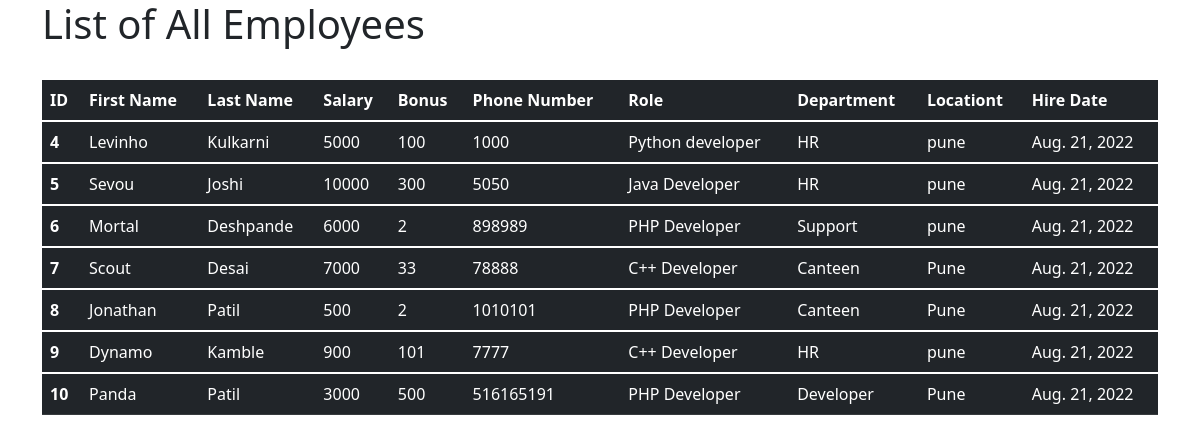
Before: /view with the older database file.
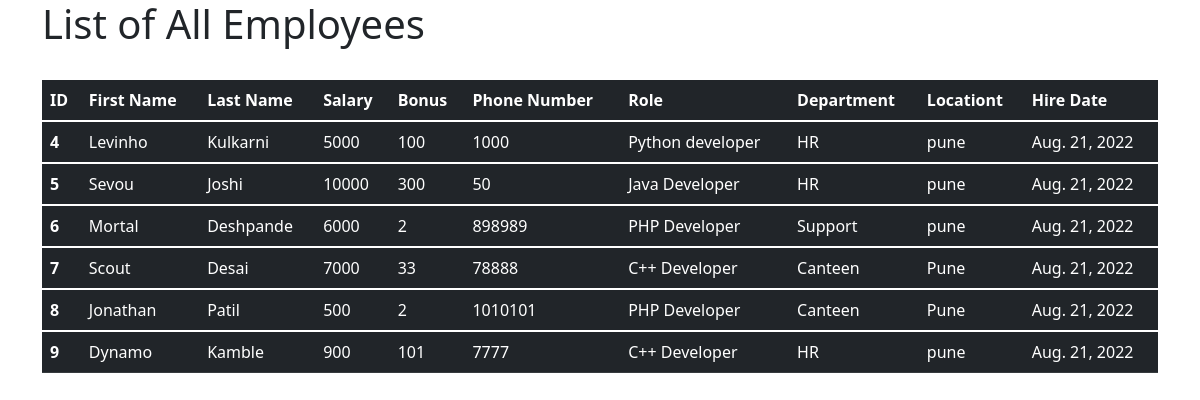
After: the same page with the newer database file.
### employee_app/models.py (models this page shows, shortened)
class Employee(models.Model):
    first_name=models.CharField(max_length=30, null=False)
    last_name=models.CharField(max_length=20)
    dept=models.ForeignKey(Department, on_delete=models.CASCADE)
    salary=models.IntegerField(default=0)
    bonus=models.IntegerField(default=0)
    role=models.ForeignKey(Role, on_delete=models.CASCADE)
    phone=models.IntegerField(default=0)
    hire_date=models.DateField()

class Role(models.Model):
    name=models.CharField(max_length=100, null=False)

class Department(models.Model):
    name=models.CharField(max_length=100, null=False)
    location=models.CharField(max_length=100)

### employee_app/views.py (the view)
# urls.py: path('view', views.view_emp, name='view_emp'),
def view_emp(request):
    emp=Employee.objects.all()
    context={
        'emp': emp
    }
    return render(request, 'view_emp.html', context)

### employee_app/templates/view_emp.html (shortened to what this page needs)
<!doctype html>
<html lang="en">
  <head>
    <link href="https://cdn.jsdelivr.net/npm/bootstrap@5.2.0/dist/css/bootstrap.min.css" rel="stylesheet">
  </head>
  <body>
    <div class="container">
        <h1>List of All Employees</h1><br>
        <table class="table table-dark table-hover">
            <thead>
                <tr>
                    <th scope="col">ID</th>
                    <th scope="col">First Name</th>
                    <th scope="col">Last Name</th>
                    <th scope="col">Salary</th>
                    <th scope="col">Bonus</th>
                    <th scope="col">Phone Number</th>
                    <th scope="col">Role</th>
                    <th scope="col">Department</th>
                    <th scope="col">Locationt</th>
                    <th scope="col">Hire Date</th>
                </tr>
            </thead>
            {% for i in emp %}
            <tbody class="table-group-divider">
              <tr>
                <th scope="row">{{i.id}}</th>
                <td>{{i.first_name}}</td>
                <td>{{i.last_name}}</td>
                <td>{{i.salary}}</td>
                <td>{{i.bonus}}</td>
                <td>{{i.phone}}</td>
                <td>{{i.role.name}}</td>
                <td>{{i.dept.name}}</td>
                <td>{{i.dept.location}}</td>
                <td>{{i.hire_date}}</td>
              </tr>
            </tbody>
            {% endfor %}
          </table>
    </div>
  </body>
</html>

Changed rows visible on the page:
removed Employee: id "10", first_name "Panda", last_name "Patil", salary "3000", bonus "500", phone "516165191", role.name "PHP Developer", dept.name "Developer", dept.location "Pune", hire_date "Aug. 21, 2022"
changed Employee "Sevou": phone "5050" → "50"
